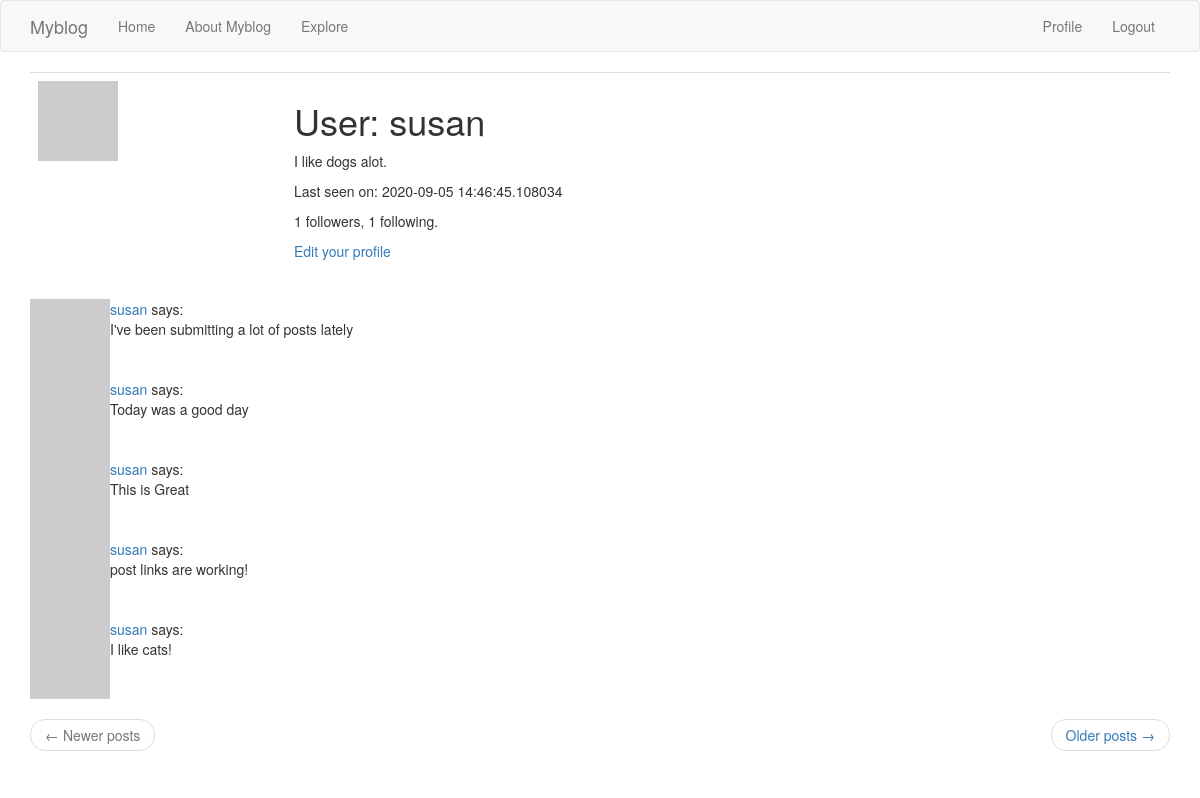
Page /user/susan (signed in) on the committed database.
### blog/models.py (models this page shows, shortened)
class User(UserMixin, db.Model):
    id = db.Column(db.Integer, primary_key=True)
    username = db.Column(db.String(64), index=True, unique=True)
    email = db.Column(db.String(120), index=True, unique=True)
    password_hash = db.Column(db.String(128))
    posts = db.relationship('Post', backref='author', lazy='dynamic')
    about_me = db.Column(db.String(140))
    last_seen = db.Column(db.DateTime, default=datetime.utcnow)
    def avatar(self, size):
        digest = md5(self.email.lower().encode('utf-8')).hexdigest()
        return 'https://www.gravatar.com/avatar/{}?d=identicon&s={}'.format(
            digest, size)
    followed = db.relationship(
        'User', secondary=followers,
        primaryjoin=(followers.c.follower_id == id),
        secondaryjoin=(followers.c.followed_id == id),
        backref=db.backref('followers', lazy='dynamic'), lazy='dynamic')

class Post(db.Model):
    id = db.Column(db.Integer, primary_key=True)
    body = db.Column(db.String(140))
    timestamp = db.Column(db.DateTime, index=True, default=datetime.utcnow)
    user_id = db.Column(db.Integer, db.ForeignKey('user.id'))

### blog/routes.py (the view)
@apple.route('/user/<username>')
@login_required
def user(username):
    user = User.query.filter_by(username=username).first_or_404()
    page = request.args.get('page', 1, type=int)
    posts = user.posts.order_by(Post.timestamp.desc()).paginate(
        page, apple.config['POSTS_PER_PAGE'], False)
    next_url = url_for('user', username=user.username, page=posts.next_num) \
        if posts.has_next else None
    prev_url = url_for('user', username=user.username, page=posts.prev_num) \
        if posts.has_prev else None
    form = EmptyForm()
    return render_template('user.html', user=user, posts=posts.items,
                           next_url=next_url, prev_url=prev_url, form=form)

### blog/models.py (called while the page is built)
@login.user_loader
def load_user(id):
    return User.query.get(int(id))

### blog/routes.py (called while the page is built)
@apple.before_request
def before_request():
    if current_user.is_authenticated:
        current_user.last_seen = datetime.utcnow()
        db.session.commit()

### blog/templates/user.html (shortened to what this page needs)
{% extends "base.html" %}
{% block app_content %}
    <table class="table table-hover">
        <tr>
            <td width="256px"><img src="{{ user.avatar(256) }}"></td>
            <td>
                <h1>User: {{ user.username }}</h1>
                {% if user.about_me %}<p>{{ user.about_me }}</p>{% endif %}
                {% if user.last_seen %}<p>Last seen on: {{ user.last_seen }}</p>{% endif %}
                <p>{{ user.followers.count() }} followers, {{ user.followed.count() }} following.</p>
                {% if user == current_user %}
                <p><a href="{{ url_for('edit_profile') }}">Edit your profile</a></p>
                {% endif %}
            </td>
        </tr>
    </table>
    {% for post in posts %}
        {% include '_post.html' %}
    {% endfor %}
    <nav aria-label="...">
        <ul class="pager">
            <li class="previous{% if not prev_url %} disabled{% endif %}">
                <a href="{{ prev_url or '#' }}">
                    <span aria-hidden="true">&larr;</span> Newer posts
                </a>
            </li>
            <li class="next{% if not next_url %} disabled{% endif %}">
                <a href="{{ next_url or '#' }}">
                    Older posts <span aria-hidden="true">&rarr;</span>
                </a>
            </li>
        </ul>
    </nav>
{% endblock %}

### blog/templates/base.html (shortened to what this page needs)
{% extends 'bootstrap/base.html' %}
{% block navbar %}
    <nav class="navbar navbar-default">
        <div class="container">
            <div class="navbar-header">
                <a class="navbar-brand" href="{{ url_for('index') }}">Myblog</a>
            </div>
            <div class="collapse navbar-collapse" id="bs-example-navbar-collapse-1">
                <ul class="nav navbar-nav">
                    <li><a href="{{ url_for('index') }}">Home</a></li>
                    <li><a href="{{ url_for('about_myblog') }}">About Myblog</a></li>
                    <li><a href="{{ url_for('explore') }}">Explore</a></li>
                </ul>
                <ul class="nav navbar-nav navbar-right">
                    {% if current_user.is_anonymous %}
                    <li><a href="{{ url_for('login') }}">Login</a></li>
                    {% else %}
                    <li><a href="{{ url_for('user', username=current_user.username) }}">Profile</a></li>
                    <li><a href="{{ url_for('logout') }}">Logout</a></li>
                    {% endif %}
                </ul>
            </div>
        </div>
    </nav>
{% endblock %}
{% block content %}
    <div class="container">
        {% block app_content %}{% endblock %}
    </div>
{% endblock %}

### blog/templates/_post.html
    <table>
        <tr valign="top">
            <td><img src="{{ post.author.avatar(36) }}"></td>
             <td>
                <a href="{{ url_for('user', username=post.author.username) }}">
                    {{ post.author.username }}
                </a>
                says:<br>{{ post.body }}
            </td>
        </tr>
    </table>

### rows in the picture
User: username "susan", about_me "I like dogs alot.", last_seen "2020-09-05 14:46:45.108034"
Post: author.username "susan", body "I've been submitting a lot of posts lately"
Post: author.username "susan", body "Today was a good day"
Post: author.username "susan", body "This is Great"
Post: author.username "susan", body "post links are working!"
Post: author.username "susan", body "I like cats!"

### other values in the picture
{{ user.followers.count() }} "1"
{{ user.followed.count() }} "1"
